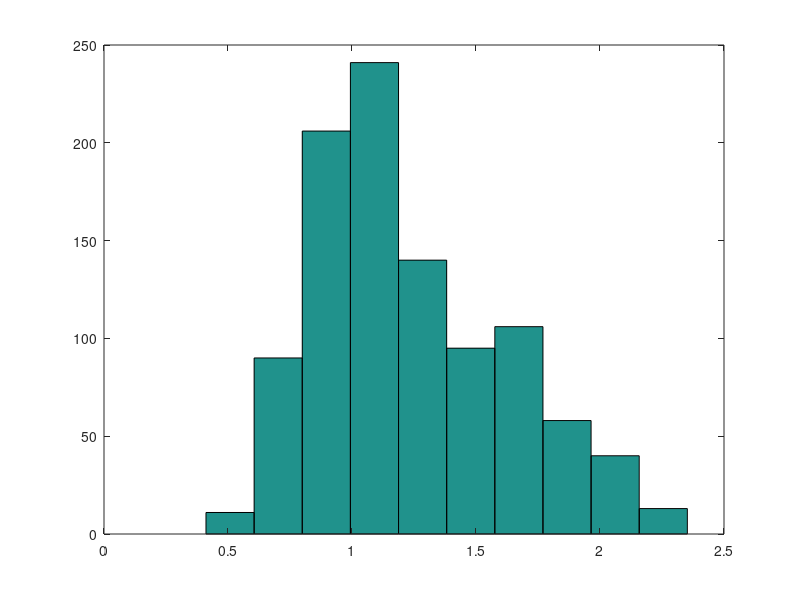
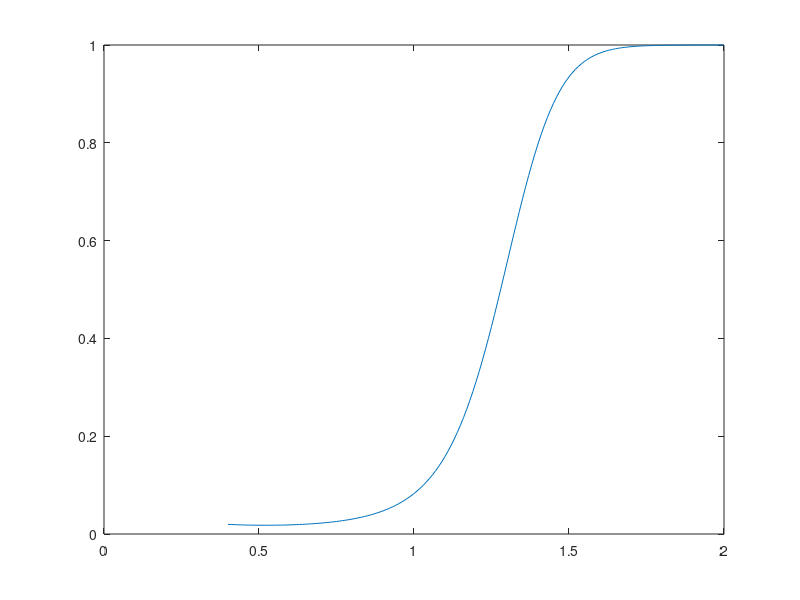
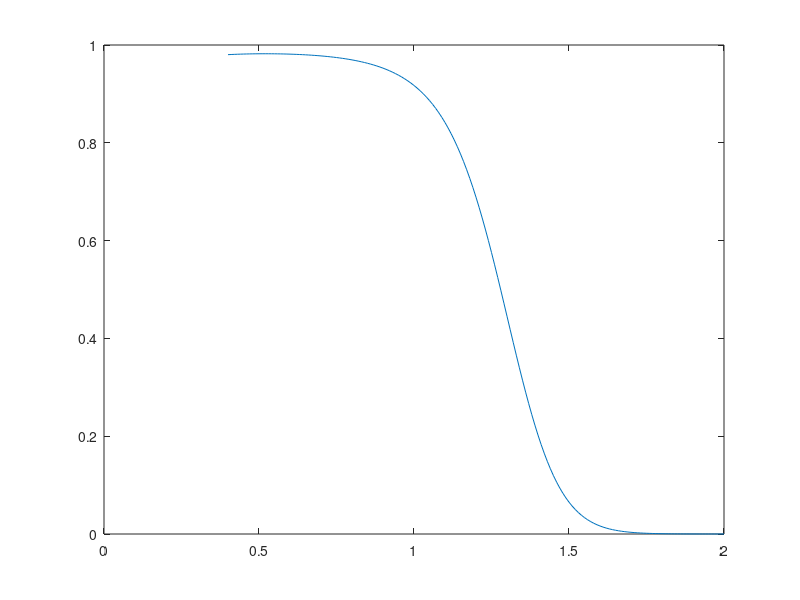

Write MATLAB code to recreate these figures, in order.
function main

data = csvread('fische.csv'); %2)a)
hist(data)  %2)b)
mittel=mean(data);

data(2)+1
% Erste Schätzung der Mittelwerte: Fisch 1 ca: 
% Mittelwert über alle Fische: 1.2321
% Mittelwert über die Erwartungswerte= 2.6/2=1.3
% ist also relativ ähnlich zum Gesamterwartungswert, die Mittelwerte scheinen verlässlich zu sein.



%Plot für 2)d) (Lachs)
x = 0.4:0.01:2.0;
y = a_posteriori_lachs(x);
figure
plot(x,y)

%Plot für 2)d) (Barsch)
y = a_posteriori_barsch(x);
figure
plot(x,y)

%klassifiziere alle Testdaten und gebe sie aus 2)e)
lachs = 0;
barsch = 0;
for i = 1:length(data)
    if a_posteriori_lachs(data(i)) > a_posteriori_barsch(data(i))
        fprintf('%f: Lachs\n', data(i))
        lachs = lachs + 1;
    else
        fprintf('%f: Barsch\n', data(i))
        barsch = barsch + 1;
    end
end

%2)f) Anteil Lachse: 37,8%, Anteil Barsche: 62,2%
fprintf('Anteil der Lachse: %f\n', lachs / (barsch + lachs))
fprintf('Anteil der Barsch: %f\n', barsch / (barsch + lachs))

end

% 2)c)
function p = likelihood_lachs(x)
p = normpdf(x, 1.6, 0.3);
end

function p = likelihood_barsch(x)
p = normpdf(x, 1, 0.2);
end

function e = evidence(x)
 e = 0.5 .* likelihood_lachs(x) + 0.5 .* likelihood_barsch(x);
end

function p = a_posteriori_lachs(x)
  p = (likelihood_lachs(x) .* 0.5) ./ evidence(x);
end

function p = a_posteriori_barsch(x)
  p = (likelihood_barsch(x) .* 0.5) ./ evidence(x);
end

